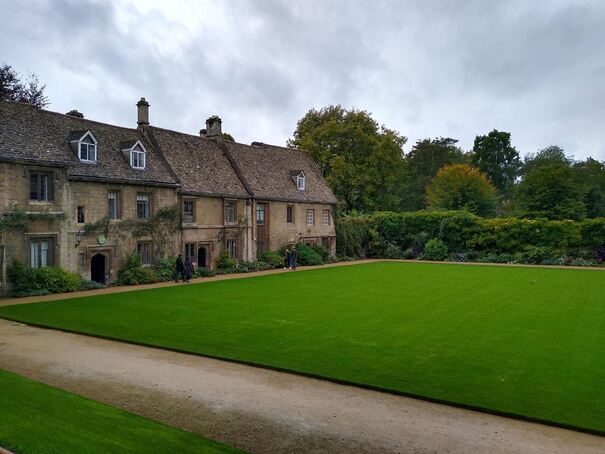
#> input picture test/oxforddorm.jpg, 605 x 454 px, found by its file name
$ python cvexample.py test/oxforddorm.jpg
#> lines starting #> are read from the running program, lines starting #| are printed output that depends on the picture


import numpy as np
import sys
import math
import os
import cv2
import matplotlib.pyplot as plt

pic0 = os.getcwd() + "\\" + sys.argv[1]
#reading image
img1 = cv2.imread(pic0)
#> img1 is the input picture: shape (454, 605, 3); mean B, G, R 95.9, 121.2, 109.1
gray1 = cv2.cvtColor(img1, cv2.COLOR_BGR2GRAY)
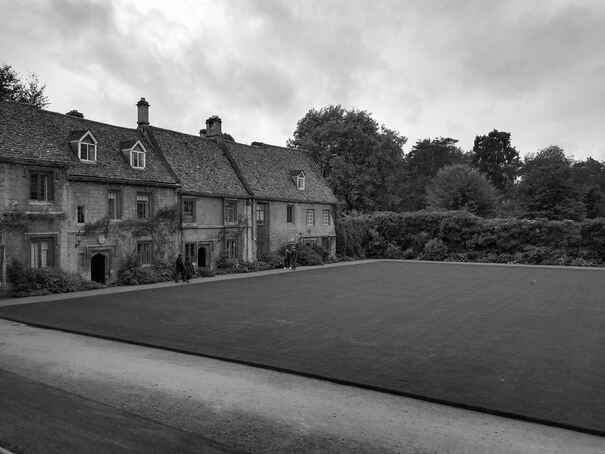
#> gray1: shape (454, 605); min 0, max 255, mean 114.7

#keypoints
sift = cv2.SIFT_create()
kp = sift.detect(gray1,None)
#> kp = 969 keypoints; strongest (x, y, size): (143, 104, 7.5), (213, 122, 8.7), (407, 148, 6.9), (345, 114, 2.4)

img_1 = cv2.drawKeypoints(gray1,kp,img1)
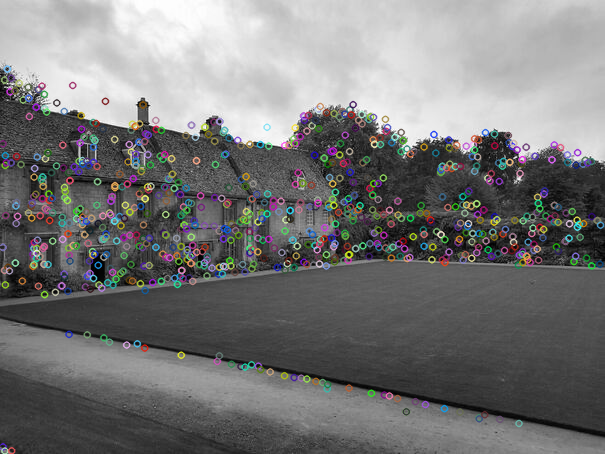
#> img_1: shape (454, 605, 3); mean B, G, R 118.2, 118.2, 118.2
# plt.imshow(img_1)
# cv2.waitKey(0)
# plt.show()
cv2.imwrite('test\\sift_keypoints.jpg',img_1)

$ run again, on test/skyline1.jpg
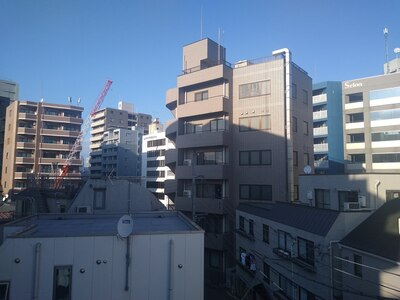
#> input picture test/skyline1.jpg, 400 x 300 px, found by its file name
#> img1 is the input picture: shape (300, 400, 3); mean B, G, R 131.6, 108.2, 90.9
#> `gray1 = cv2.cvtColor(img1, cv2.COLOR_BGR2GRAY)`:
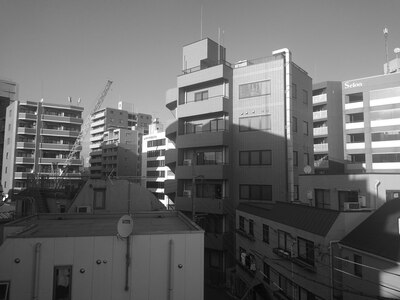
#> gray1: shape (300, 400); min 2, max 255, mean 105.7
#> kp = 552 keypoints; strongest (x, y, size): (160, 190, 3.8), (165, 201, 5.5), (161, 158, 3.9), (159, 169, 3.1)
#> `img_1 = cv2.drawKeypoints(gray1,kp,img1)`:
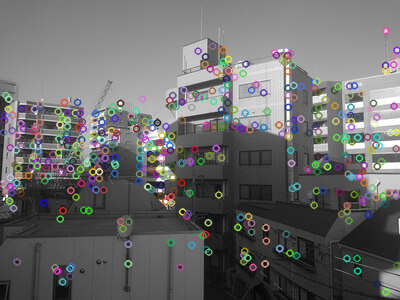
#> img_1: shape (300, 400, 3); mean B, G, R 106.8, 106.9, 106.9

$ run again, on test/skyline21.jpg
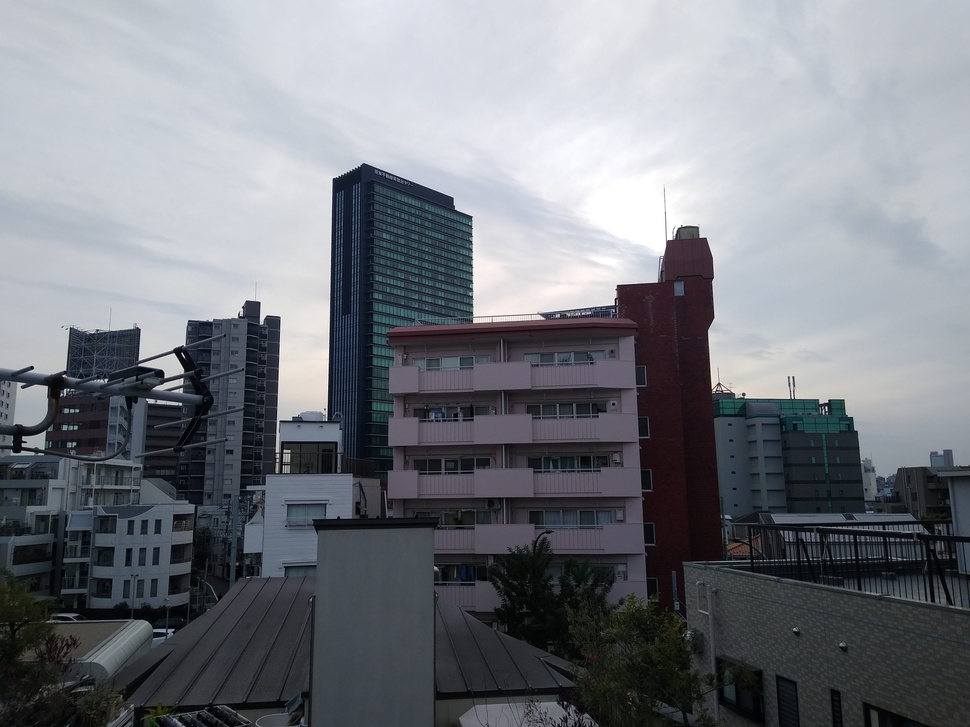
#> input picture test/skyline21.jpg, 970 x 727 px, shrunk from 4096 x 3072 before the run, found by its file name
#> img1 is the input picture: shape (727, 970, 3); mean B, G, R 129.7, 123.2, 120.1
#> kp = 1720 keypoints; strongest (x, y, size): (32, 368, 2.6), (180, 404, 2.1), (304, 379, 41.6), (106, 380, 2.1)
#> `img_1 = cv2.drawKeypoints(gray1,kp,img1)`:
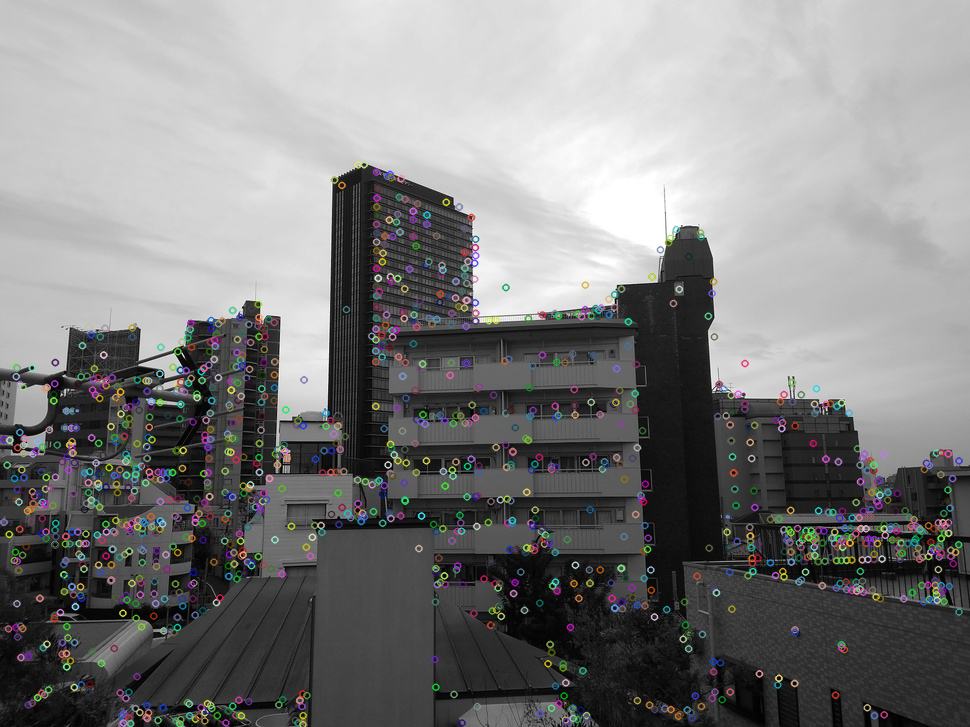
#> img_1: shape (727, 970, 3); mean B, G, R 126, 126, 126.1

$ run again, on test/skyline22.jpg
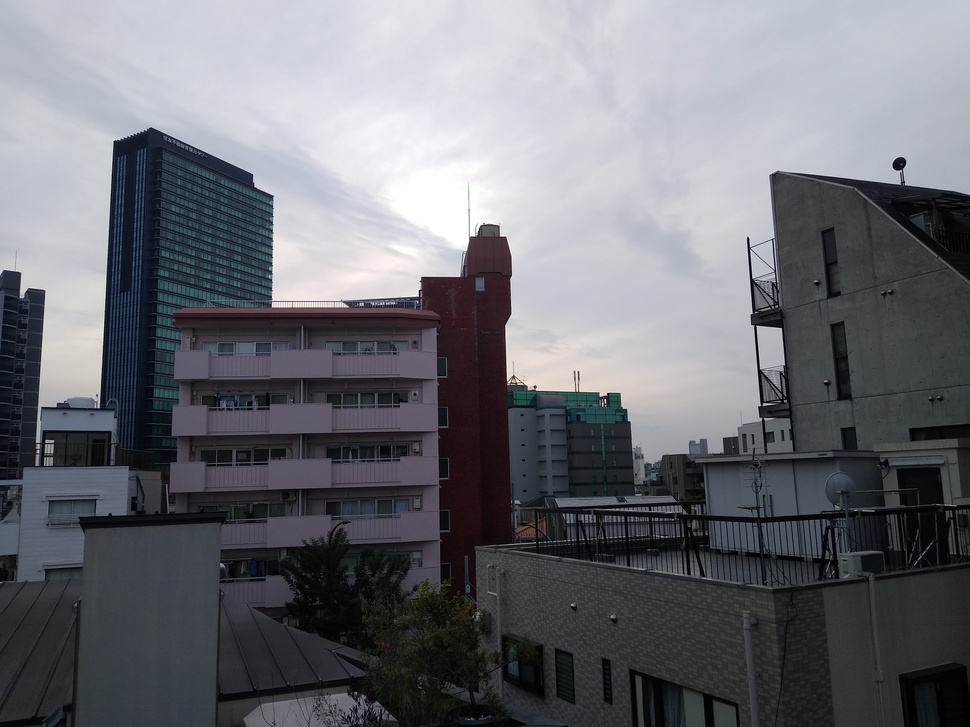
#> input picture test/skyline22.jpg, 970 x 727 px, shrunk from 4096 x 3072 before the run, found by its file name
#> img1 is the input picture: shape (727, 970, 3); mean B, G, R 116.5, 110.5, 109
#> kp = 1352 keypoints; strongest (x, y, size): (535, 387, 2), (764, 404, 2), (72, 360, 50.5), (489, 253, 32)
#> `img_1 = cv2.drawKeypoints(gray1,kp,img1)`:
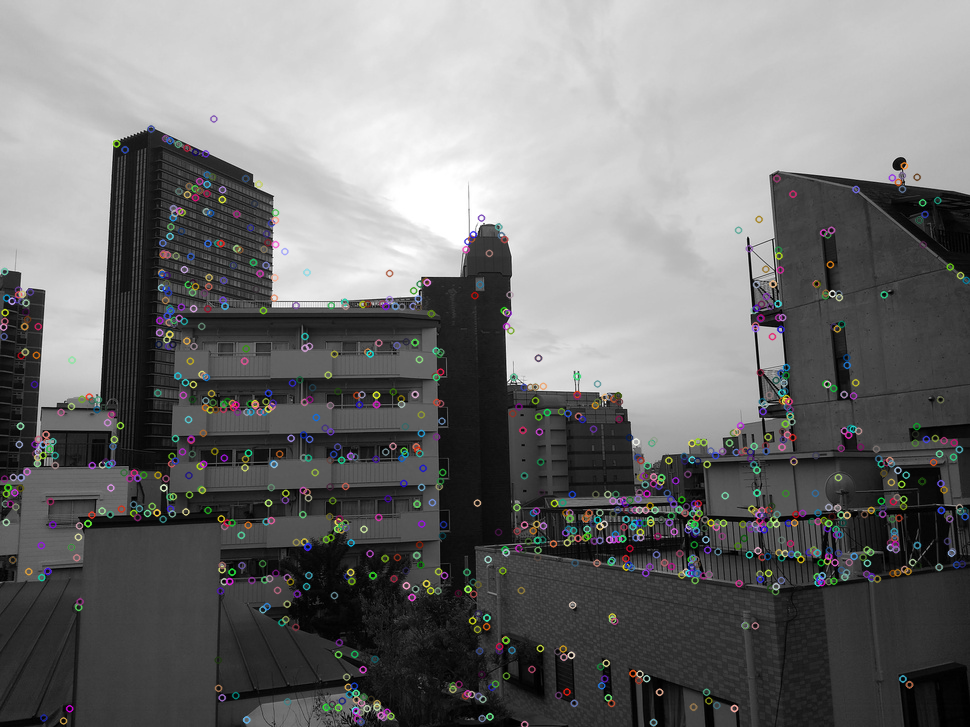
#> img_1: shape (727, 970, 3); mean B, G, R 113.2, 113.1, 113.2
